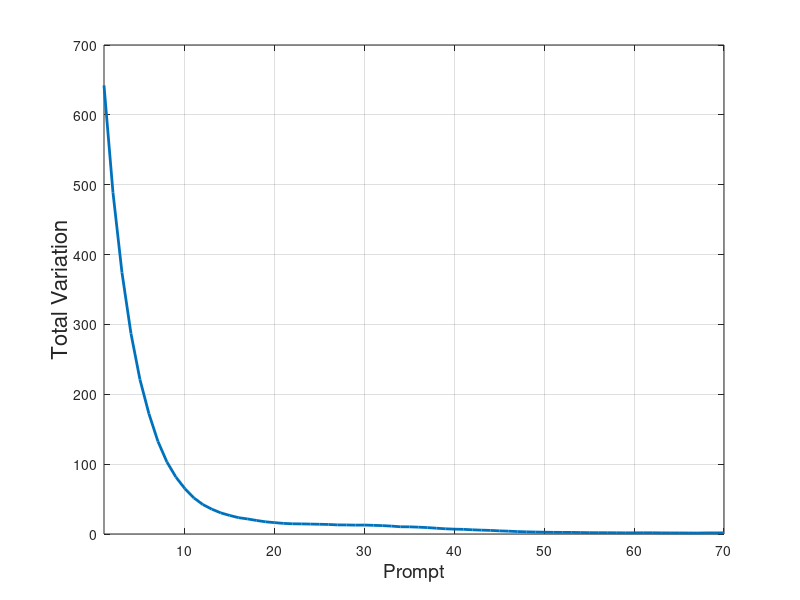
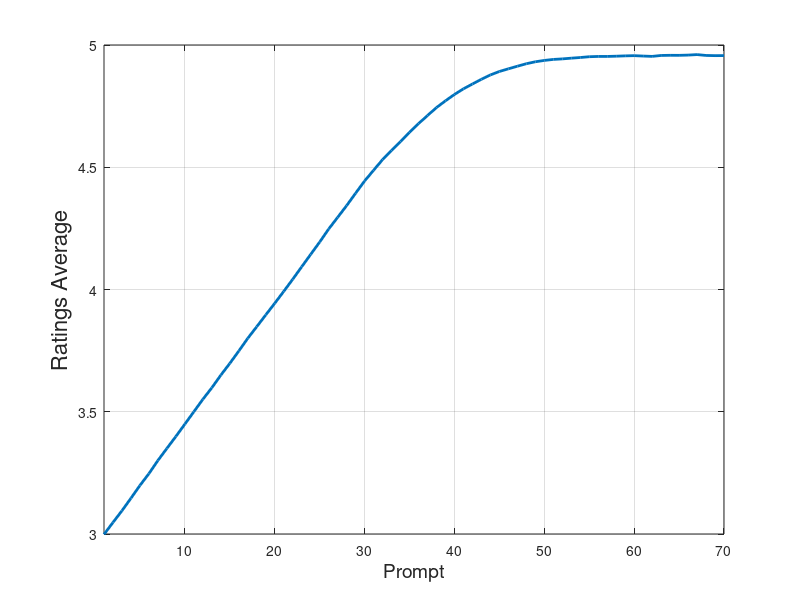

Reproduce these figures in MATLAB, in order.
% This code implements the model in equation (7)
% and analyzes the total variation (tv) and average ratings (avg).
% Finally plots the average of tv and avg over monte carlo realizations.
clear; clc; close all
N_N = 100; % number of experiments
m = 70; % Number of prompts
tv = zeros(N_N,m); % collects total variations for different experiments over prompts
avg = zeros(N_N,m); % % collects average ratings for different experiments over prompts
for n_n = 1:N_N
    
    
N = 26; % Number of Vertices
r_max = 5; % maximum rating
C = 0.01; % diffusion constant (chosen in a way to simulate our network)
p = 0.5; % Probability of an edge existence (to simulate our number of edges)
A = rand(N,N) < p; % A is Adjacency matrix
A = triu(A,1);
A = A + A'; % symmetric (undirected graph)
L = diag(A*ones(N,1))-A; % Laplacian matrix
r_1 = randi(r_max , N , 1); % Initial ratings
R = zeros(N,m); % matrix of ratings over prompts
R(:,1) = r_1;
for prom = 2:m
    A = rand(N,N) < p; % A is Adjacency matrix
    A = triu(A,1);
    A = A + A';
    L = diag(A*ones(N,1))-A; %Laplacian matrix
    r = min( R(:,prom-1) - C .* L * R(:,prom-1) + normrnd(0.05,0.1,[N,1])   , r_max); % Eq. (7)
    R(:,prom) = r;
end

%% Total Variation Analysis

TV = zeros(m,1);
for i =1:m
    TV(i) = R(:,i)' * L * R(:,i); % total variation
end
tv (n_n,:) = TV';
avg(n_n,:) = mean(R);
n_n
end
%% plot
avg_tv = mean(tv); % average over the experiments
avg_avg = mean(avg);  % average over the experiments
figure
plot (avg_tv, 'LineWidth',2)
xlim([1 m]);
xlabel ('Prompt','FontSize',14)
ylabel ('Total Variation','FontSize',16)
grid on
figure
plot(avg_avg,'LineWidth',2)
xlim([1 m]);
ylim([3 5]);
xlabel ('Prompt','FontSize',14)
ylabel ('Ratings Average','FontSize',16)
grid on